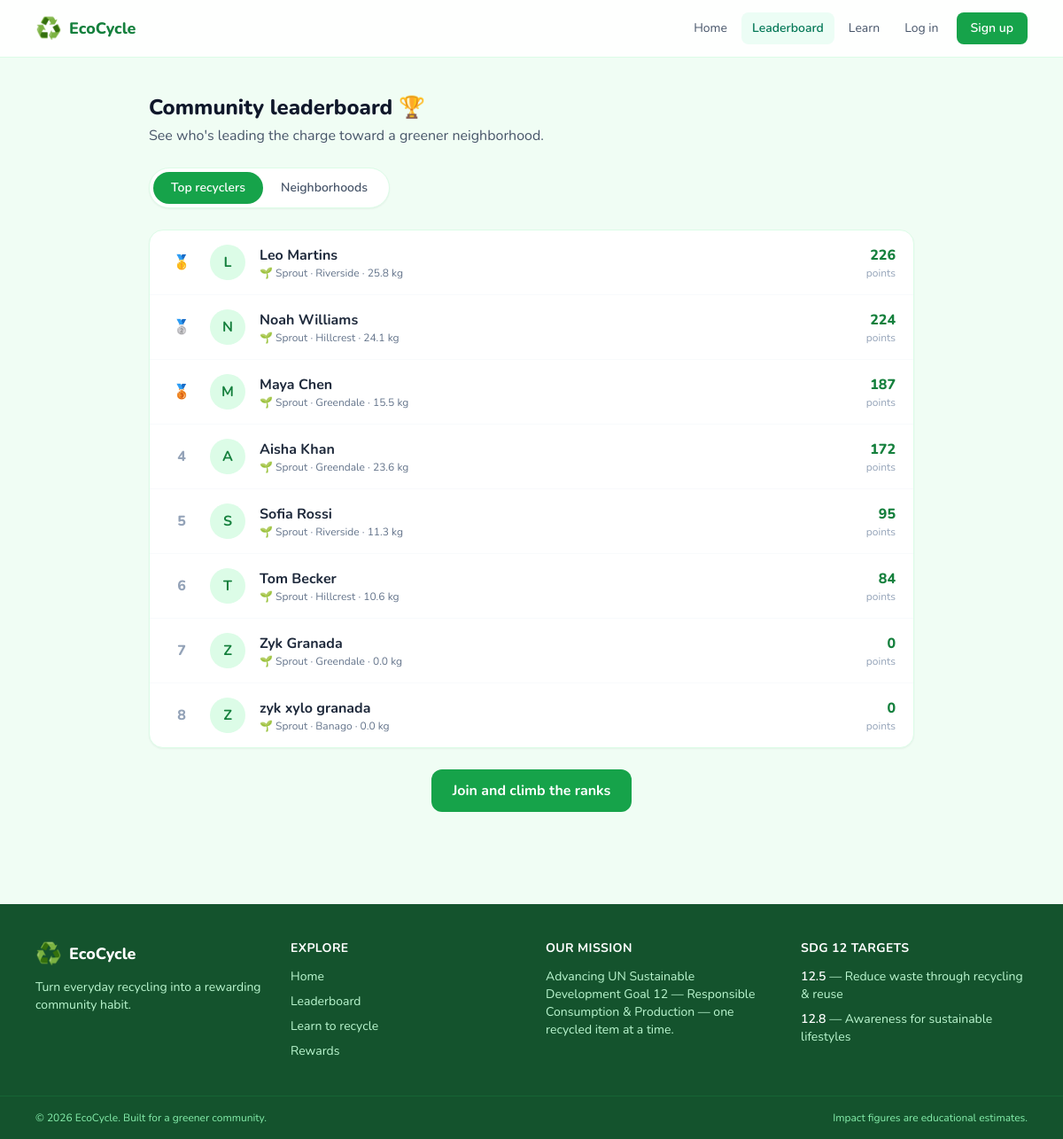
The page /leaderboard.php on the database its author committed.
### tables this page shows
CREATE TABLE `users` (
  `id` int(11) NOT NULL,
  `name` varchar(120) NOT NULL,
  `email` varchar(190) NOT NULL,
  `password_hash` varchar(255) NOT NULL,
  `neighborhood` varchar(120) NOT NULL DEFAULT 'Greendale',
  `points_balance` int(11) NOT NULL DEFAULT 0,
  `total_points` int(11) NOT NULL DEFAULT 0,
  `streak_count` int(11) NOT NULL DEFAULT 0,
  `last_log_date` date DEFAULT NULL,
  `is_admin` tinyint(1) NOT NULL DEFAULT 0,
  `created_at` datetime NOT NULL DEFAULT current_timestamp()
);

### includes/functions.php (called while the page is built, shortened)
<?php
require_once __DIR__ . '/../config/config.php';
function levels(): array
{
    return [
        ['name' => 'Sprout',         'min' => 0,    'icon' => '🌱'],
        ['name' => 'Sapling',        'min' => 250,  'icon' => '🌿'],
        ['name' => 'Green Guardian', 'min' => 1000, 'icon' => '🌳'],
        ['name' => 'Eco Champion',   'min' => 3000, 'icon' => '🏆'],
    ];
}
function levelForPoints(int $points): array
{
    $current = levels()[0];
    foreach (levels() as $level) {
        if ($points >= $level['min']) {
            $current = $level;
        }
    }
    return $current;
}
function isLoggedIn(): bool
{
    return isset($_SESSION['user_id']);
}
function currentUser(): ?array
{
    if (!isLoggedIn()) {
        return null;
    }
    $stmt = db()->prepare('SELECT * FROM users WHERE id = ?');
    $stmt->execute([$_SESSION['user_id']]);
    $user = $stmt->fetch();
    $cached = $user ?: null;
    return $cached;
}
function e(?string $value): string
{
    return htmlspecialchars((string) $value, ENT_QUOTES, 'UTF-8');
}
function num($value, int $decimals = 0): string
{
    return number_format((float) $value, $decimals);
}

### config/config.php (called while the page is built, shortened)
<?php
function db(bool $withDatabase = true): PDO
{
    $dsn = sprintf('mysql:host=%s;port=%s;charset=utf8mb4', DB_HOST, DB_PORT);
    if ($withDatabase) {
        $dsn = sprintf('mysql:host=%s;port=%s;dbname=%s;charset=utf8mb4', DB_HOST, DB_PORT, DB_NAME);
    }
    $options = [
        PDO::ATTR_ERRMODE            => PDO::ERRMODE_EXCEPTION,
        PDO::ATTR_DEFAULT_FETCH_MODE => PDO::FETCH_ASSOC,
        PDO::ATTR_EMULATE_PREPARES   => false,
    ];
    $connection = new PDO($dsn, DB_USER, DB_PASS, $options);
    return $connection;
}

### leaderboard.php (the view, shortened to what this page needs)
<?php
require_once __DIR__ . '/includes/functions.php';
$scope = ($_GET['scope'] ?? 'people') === 'neighborhood' ? 'neighborhood' : 'people';
if ($scope === 'people') {
    $rows = db()->query(
        'SELECT u.id, u.name, u.neighborhood, u.total_points, u.streak_count,
                COALESCE(SUM(l.weight_kg), 0) AS total_kg
           FROM users u
           LEFT JOIN recycling_logs l ON l.user_id = u.id
          GROUP BY u.id
          ORDER BY u.total_points DESC, total_kg DESC
          LIMIT 50'
    )->fetchAll();
}
$medals = ['🥇', '🥈', '🥉'];
require __DIR__ . '/includes/header.php';
?>
<section class="max-w-4xl mx-auto px-4 py-10">
    <h1 class="text-2xl font-extrabold text-slate-900">Community leaderboard 🏆</h1>
    <p class="mt-1 text-slate-600">See who's leading the charge toward a greener neighborhood.</p>
    <div class="mt-6 inline-flex bg-white border border-eco-100 rounded-full p-1 shadow-sm">
        <a href="?scope=people" class="px-5 py-2 rounded-full text-sm font-semibold transition <?= $scope === 'people' ? 'bg-eco-600 text-white' : 'text-slate-600 hover:text-eco-700' ?>">Top recyclers</a>
        <a href="?scope=neighborhood" class="px-5 py-2 rounded-full text-sm font-semibold transition <?= $scope === 'neighborhood' ? 'bg-eco-600 text-white' : 'text-slate-600 hover:text-eco-700' ?>">Neighborhoods</a>
    </div>
    <div class="mt-6 bg-white rounded-2xl shadow-sm border border-eco-100 overflow-hidden">
        <?php if (!$rows): ?>
            <p class="p-8 text-center text-slate-500">No data yet — be the first to log some recycling!</p>
        <?php elseif ($scope === 'people'): ?>
            <ul class="divide-y divide-slate-50">
                <?php foreach ($rows as $i => $row):
                    $isMe = $user && (int) $user['id'] === (int) $row['id'];
                    $level = levelForPoints((int) $row['total_points']); ?>
                    <li class="flex items-center gap-4 px-5 py-4 <?= $isMe ? 'bg-eco-50' : '' ?>">
                        <div class="w-8 text-center font-extrabold text-slate-400 shrink-0">
                            <?= $i < 3 ? $medals[$i] : ($i + 1) ?>
                        </div>
                        <div class="w-10 h-10 rounded-full bg-eco-100 text-eco-700 grid place-items-center font-bold shrink-0" aria-hidden="true"><?= e(strtoupper(substr($row['name'], 0, 1))) ?></div>
                        <div class="min-w-0 flex-1">
                            <div class="font-bold text-slate-800 truncate">
                                <?= e($row['name']) ?><?php if ($isMe): ?> <span class="text-xs font-semibold text-eco-600">(you)</span><?php endif; ?>
                            </div>
                            <div class="text-xs text-slate-500"><?= e($level['icon']) ?> <?= e($level['name']) ?> · <?= e($row['neighborhood']) ?> · <?= num($row['total_kg'], 1) ?> kg</div>
                        </div>
                        <div class="text-right shrink-0">
                            <div class="font-extrabold text-eco-700"><?= num($row['total_points']) ?></div>
                            <div class="text-xs text-slate-400">points</div>
                        </div>
                    </li>
                <?php endforeach; ?>
            </ul>
        <?php endif; ?>
    </div>
    <?php if (!$user): ?>
        <div class="mt-6 text-center">
            <a href="register.php" class="inline-block px-6 py-3 rounded-xl bg-eco-600 text-white font-bold hover:bg-eco-700 transition">Join and climb the ranks</a>
        </div>
    <?php endif; ?>
</section>
<?php require __DIR__ . '/includes/footer.php'; ?>

### includes/header.php (shortened to what this page needs)
<?php
require_once __DIR__ . '/functions.php';
$user   = currentUser();
$active = basename($_SERVER['PHP_SELF']);
function navLink(string $href, string $label, string $active): string
{
    $isActive = $active === $href;
    $classes  = $isActive
        ? 'text-emerald-700 bg-emerald-50 font-semibold'
        : 'text-slate-600 hover:text-emerald-700 hover:bg-emerald-50';
    return '<a href="' . $href . '" class="px-3 py-2 rounded-lg text-sm transition ' . $classes . '">' . e($label) . '</a>';
}
?>
<!DOCTYPE html>
<html lang="en" class="scroll-smooth">
<head>
    <script src="https://cdn.tailwindcss.com"></script>
    <link rel="stylesheet" href="assets/css/style.css">
</head>
<body class="min-h-screen bg-eco-50 text-slate-800 font-sans antialiased flex flex-col">
<header class="sticky top-0 z-40 bg-white/90 backdrop-blur border-b border-eco-100">
    <nav class="max-w-6xl mx-auto px-4 h-16 flex items-center justify-between" aria-label="Main navigation">
        <a href="index.php" class="flex items-center gap-2 font-extrabold text-lg text-eco-700">
            <span class="text-2xl" aria-hidden="true">♻️</span> <?= e(APP_NAME) ?>
        </a>
        <div id="navMenu" class="hidden md:flex items-center gap-1 absolute md:static top-16 left-0 right-0 bg-white md:bg-transparent border-b md:border-0 border-eco-100 px-4 md:px-0 py-3 md:py-0 flex-col md:flex-row shadow md:shadow-none">
            <?php if ($user): ?>
                <?= navLink('dashboard.php', 'Dashboard', $active) ?>
                <?= navLink('log.php', 'Log Recycling', $active) ?>
                <?= navLink('rewards.php', 'Rewards', $active) ?>
                <?= navLink('leaderboard.php', 'Leaderboard', $active) ?>
                <?= navLink('learn.php', 'Learn', $active) ?>
                <?php if (isAdmin()): ?>
                    <?= navLink('admin.php', 'Admin', $active) ?>
                <?php endif; ?>
                <div class="flex items-center gap-3 md:ml-3 mt-2 md:mt-0 md:pl-3 md:border-l border-eco-100">
                    <a href="profile.php" class="flex items-center gap-2 text-sm text-slate-600 hover:text-eco-700">
                        <span class="w-8 h-8 rounded-full bg-eco-100 text-eco-700 grid place-items-center font-bold" aria-hidden="true"><?= e(strtoupper(substr($user['name'], 0, 1))) ?></span>
                        <span class="font-semibold"><?= num($user['points_balance']) ?> pts</span>
                    </a>
                    <a href="logout.php" class="text-sm text-slate-500 hover:text-red-600">Log out</a>
                </div>
            <?php else: ?>
                <?= navLink('index.php', 'Home', $active) ?>
                <?= navLink('leaderboard.php', 'Leaderboard', $active) ?>
                <?= navLink('learn.php', 'Learn', $active) ?>
                <a href="login.php" class="px-3 py-2 rounded-lg text-sm text-slate-600 hover:text-eco-700">Log in</a>
                <a href="register.php" class="ml-1 px-4 py-2 rounded-lg text-sm font-semibold bg-eco-600 text-white hover:bg-eco-700 transition">Sign up</a>
            <?php endif; ?>
        </div>
    </nav>
</header>
<main id="main" class="flex-1 w-full">

### includes/footer.php (shortened to what this page needs)
</main>
<footer class="mt-16 bg-eco-900 text-eco-100">
    <div class="max-w-6xl mx-auto px-4 py-10 grid gap-8 sm:grid-cols-2 lg:grid-cols-4">
        <div>
            <div class="flex items-center gap-2 font-extrabold text-lg text-white">
                <span class="text-2xl" aria-hidden="true">♻️</span> <?= e(APP_NAME) ?>
            </div>
            <p class="mt-3 text-sm text-eco-200"><?= e(APP_TAGLINE) ?></p>
        </div>
        <div>
            <h3 class="font-bold text-white mb-3 text-sm uppercase tracking-wide">Explore</h3>
            <ul class="space-y-2 text-sm text-eco-200">
                <li><a href="index.php" class="hover:text-white">Home</a></li>
                <li><a href="leaderboard.php" class="hover:text-white">Leaderboard</a></li>
                <li><a href="learn.php" class="hover:text-white">Learn to recycle</a></li>
                <li><a href="rewards.php" class="hover:text-white">Rewards</a></li>
            </ul>
        </div>
        <div>
            <h3 class="font-bold text-white mb-3 text-sm uppercase tracking-wide">Our Mission</h3>
            <p class="text-sm text-eco-200">Advancing UN Sustainable Development Goal 12 — Responsible Consumption &amp; Production — one recycled item at a time.</p>
        </div>
        <div>
            <h3 class="font-bold text-white mb-3 text-sm uppercase tracking-wide">SDG 12 Targets</h3>
            <ul class="space-y-2 text-sm text-eco-200">
                <li><span class="font-semibold text-white">12.5</span> — Reduce waste through recycling &amp; reuse</li>
                <li><span class="font-semibold text-white">12.8</span> — Awareness for sustainable lifestyles</li>
            </ul>
        </div>
    </div>
    <div class="border-t border-eco-800">
        <div class="max-w-6xl mx-auto px-4 py-4 text-xs text-eco-300 flex flex-col sm:flex-row justify-between gap-2">
            <span>&copy; <?= date('Y') ?> <?= e(APP_NAME) ?>. Built for a greener community.</span>
            <span>Impact figures are educational estimates.</span>
        </div>
    </div>
</footer>
</body>
</html>

### assets/css/style.css (style rules this page uses)
:root { color-scheme: light; }

### rows shown on the page
users: i "🥇", name "L", name "Leo Martins", total_points "🌱", total_points "Sprout", neighborhood "Riverside", total_kg "25.8", total_points "226"
users: i "🥈", name "N", name "Noah Williams", total_points "🌱", total_points "Sprout", neighborhood "Hillcrest", total_kg "24.1", total_points "224"
users: i "🥉", name "M", name "Maya Chen", total_points "🌱", total_points "Sprout", neighborhood "Greendale", total_kg "15.5", total_points "187"
users: name "A", name "Aisha Khan", total_points "🌱", total_points "Sprout", neighborhood "Greendale", total_kg "23.6", total_points "172"
users: name "S", name "Sofia Rossi", total_points "🌱", total_points "Sprout", neighborhood "Riverside", total_kg "11.3", total_points "95"
users: name "T", name "Tom Becker", total_points "🌱", total_points "Sprout", neighborhood "Hillcrest", total_kg "10.6", total_points "84"
users: name "Z", name "Zyk Granada", total_points "🌱", total_points "Sprout", neighborhood "Greendale", total_kg "0.0", total_points "0"
users: name "Z", name "zyk xylo granada", total_points "🌱", total_points "Sprout", neighborhood "Banago", total_kg "0.0", total_points "0"

### other values the page prints
APP_NAME "EcoCycle"
$label "Home Leaderboard Learn"
APP_TAGLINE "Turn everyday recycling into a rewarding community habit."
